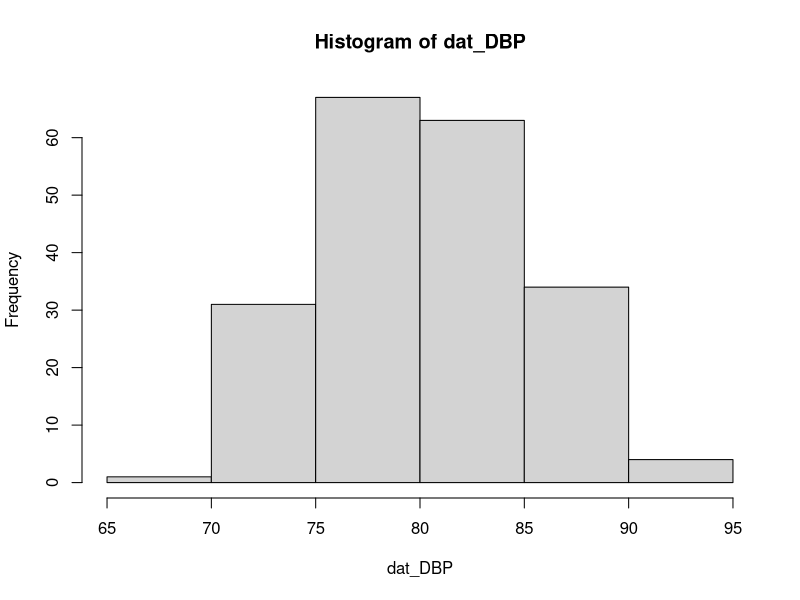
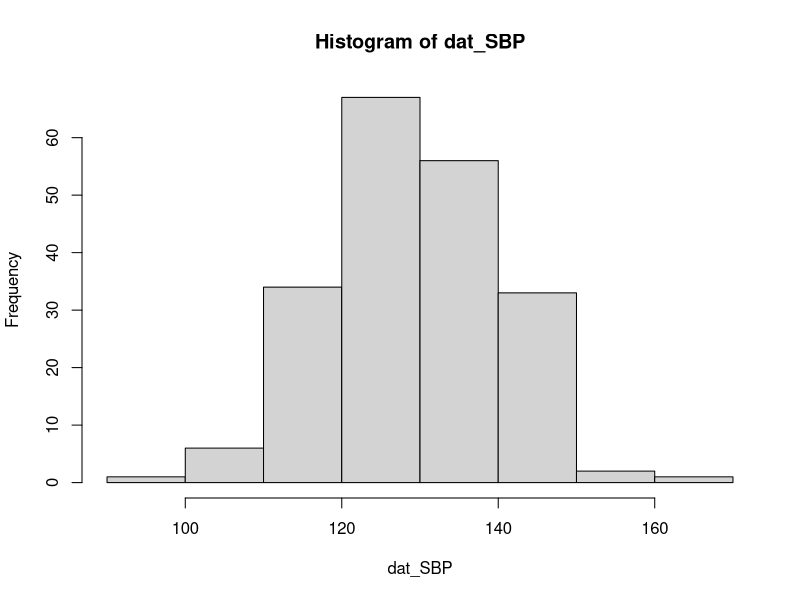

Recreate these plots in R, in order.
# creating a data set
# Brooke Alhanti
# Oct 2026


dat_DBP <- rnorm(200, 80, 5)
hist(dat_DBP)

dat_SBP <- rnorm(200, 130, 10)
hist(dat_SBP)

temp <- rnorm(200, 98, 2.5)

data_full <- round(cbind.data.frame(dat_DBP, dat_SBP, temp), 0)
head(data_full)
